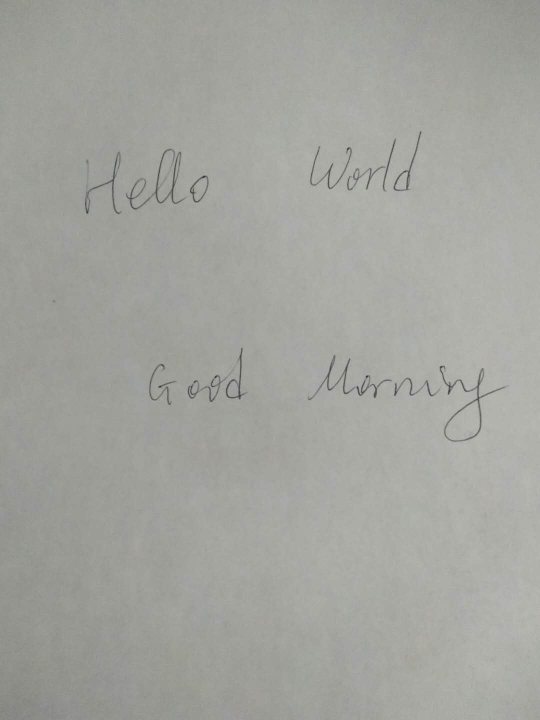
#> input picture src/Inputs/Hello World Good Morning.jpg, 1080 x 1440 px, found by its file name (shown at 1/2 size)
$ jupyter execute --allow-errors simple_rough_text_detection.ipynb   (older library calls are emulated)
#> lines starting #> are read from the running program, lines starting #| are printed output that depends on the picture; after the words box and inside, x2 and y2 are one past the last pixel; in counts of white or black regions, pixels touching at a corner belong together; long printed decimals are rounded
#> further down, img is the input picture: shape (1440, 1080, 3); mean B, G, R 158.2, 163.9, 162.9
[cell 1]
import os
import cv2
from PIL import Image
import numpy as np
from wordsegmentation.WordSegmentation import *

[cell 2]
#path='/root/WordSegmentationRecognitionPipeline/src/Inputs/'+'twolines.jpg'
path='/root/WordSegmentationRecognitionPipeline/src/Inputs/'+'Hello World Good Morning.jpg'
#path='/root/WordSegmentationRecognitionPipeline/src/Inputs/'+'Hello World Small.jpg'
#path='/root/WordSegmentationRecognitionPipeline/src/Inputs/'+'sentences.jpg'
#path='/root/WordSegmentationRecognitionPipeline/src/Inputs/'+'handwritten long.jpg'

[cell 3]
cv2.THRESH_BINARY

[cell 4]
def order_points(pts):
	# initialzie a list of coordinates that will be ordered
	# such that the first entry in the list is the top-left,
	# the second entry is the top-right, the third is the
	# bottom-right, and the fourth is the bottom-left
	rect = np.zeros((4, 2), dtype = "float32")

	# the top-left point will have the smallest sum, whereas
	# the bottom-right point will have the largest sum
	s = pts.sum(axis = 1)
	rect[0] = pts[np.argmin(s)]
	rect[2] = pts[np.argmax(s)]

	# now, compute the difference between the points, the
	# top-right point will have the smallest difference,
	# whereas the bottom-left will have the largest difference
	diff = np.diff(pts, axis = 1)
	rect[1] = pts[np.argmin(diff)]
	rect[3] = pts[np.argmax(diff)]

	# return the ordered coordinates
	return rect

def four_point_transform(image, pts):
	# obtain a consistent order of the points and unpack them
	# individually
	rect = order_points(pts)
	(tl, tr, br, bl) = rect

	# compute the width of the new image, which will be the
	# maximum distance between bottom-right and bottom-left
	# x-coordiates or the top-right and top-left x-coordinates
	widthA = np.sqrt(((br[0] - bl[0]) ** 2) + ((br[1] - bl[1]) ** 2))
	widthB = np.sqrt(((tr[0] - tl[0]) ** 2) + ((tr[1] - tl[1]) ** 2))
	maxWidth = max(int(widthA), int(widthB))

	# compute the height of the new image, which will be the
	# maximum distance between the top-right and bottom-right
	# y-coordinates or the top-left and bottom-left y-coordinates
	heightA = np.sqrt(((tr[0] - br[0]) ** 2) + ((tr[1] - br[1]) ** 2))
	heightB = np.sqrt(((tl[0] - bl[0]) ** 2) + ((tl[1] - bl[1]) ** 2))
	maxHeight = max(int(heightA), int(heightB))

	# now that we have the dimensions of the new image, construct
	# the set of destination points to obtain a "birds eye view",
	# (i.e. top-down view) of the image, again specifying points
	# in the top-left, top-right, bottom-right, and bottom-left
	# order
	dst = np.array([
		[0, 0],
		[maxWidth - 1, 0],
		[maxWidth - 1, maxHeight - 1],
		[0, maxHeight - 1]], dtype = "float32")

	# compute the perspective transform matrix and then apply it
	M = cv2.getPerspectiveTransform(rect, dst)
	warped = cv2.warpPerspective(image, M, (maxWidth, maxHeight))

	# return the warped image
	return warped

[cell 5]
def preprocess(gray):
    # 1. Sobel算子，x方向求梯度
    sobel = cv2.Sobel(gray, cv2.CV_8U, 1, 0, ksize = 3)
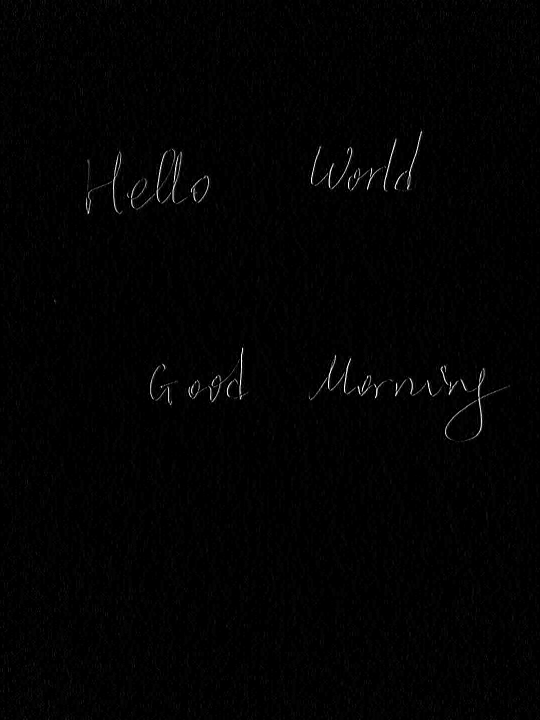
#> sobel: shape (1440, 1080) (shown at 1/2 size); min 0, max 255, mean 2.5
    # 2. 二值化
    ret, binary = cv2.threshold(sobel, 200, 255, cv2.THRESH_OTSU+cv2.THRESH_BINARY) # second 0
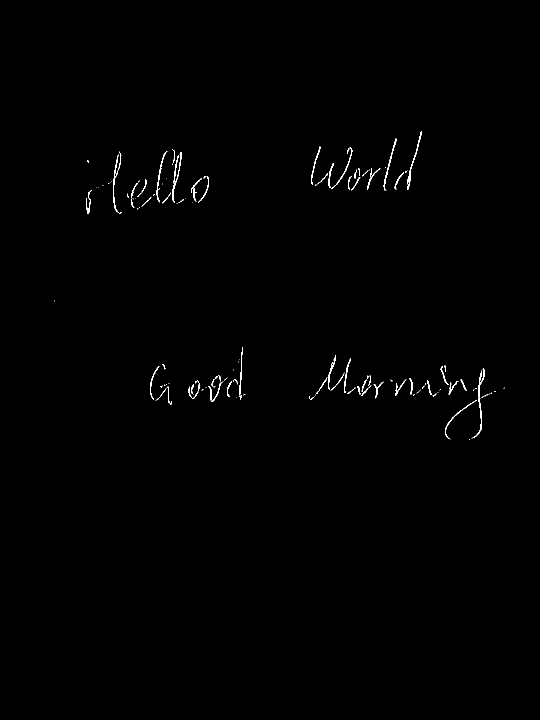
#> binary: shape (1440, 1080) (shown at 1/2 size); 0.44% white in thin lines or dots, all inside (x1, y1, x2, y2) = (109, 262, 1009, 879)
#> ret = 87
    #binary=255-gray
    # 3. 膨胀和腐蚀操作的核函数
    element1 = cv2.getStructuringElement(cv2.MORPH_RECT, (30, 9))
    element2 = cv2.getStructuringElement(cv2.MORPH_RECT, (24, 6))

    # 4. 膨胀一次，让轮廓突出
    dilation = cv2.dilate(binary, element2, iterations = 2) #1
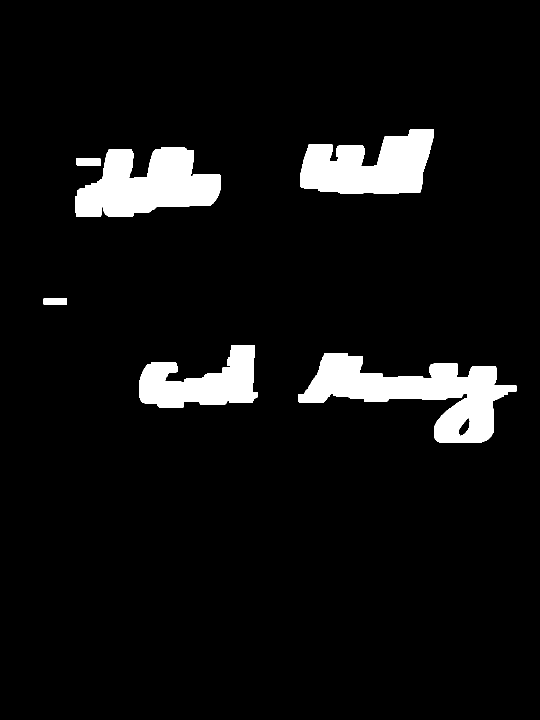
#> dilation: shape (1440, 1080) (shown at 1/2 size); 6.6% white; 6 white regions, box (x1, y1, x2, y2) and area: (596, 706, 1033, 885) 32925, (150, 294, 442, 434) 26995, (600, 258, 868, 388) 24062, (278, 691, 515, 816) 17575, (153, 316, 201, 332) 765, (87, 597, 134, 609) 564

    # 5. 腐蚀一次，去掉细节，如表格线等。注意这里去掉的是竖直的线
    erosion = cv2.erode(dilation, element1, iterations = 1)
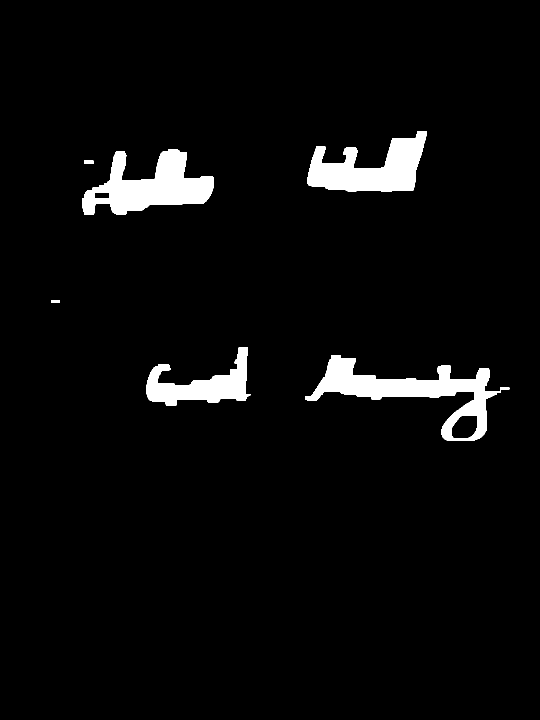
#> erosion: shape (1440, 1080) (shown at 1/2 size); 4.1% white; 6 white regions, box (x1, y1, x2, y2) and area: (611, 710, 1019, 881) 19410, (165, 298, 428, 430) 17919, (615, 262, 854, 384) 15995, (293, 695, 501, 812) 10519, (168, 320, 187, 328) 149, (102, 601, 120, 605) 72

    # 6. 再次膨胀，让轮廓明显一些
    dilation2 = cv2.dilate(erosion, element2, iterations = 3)
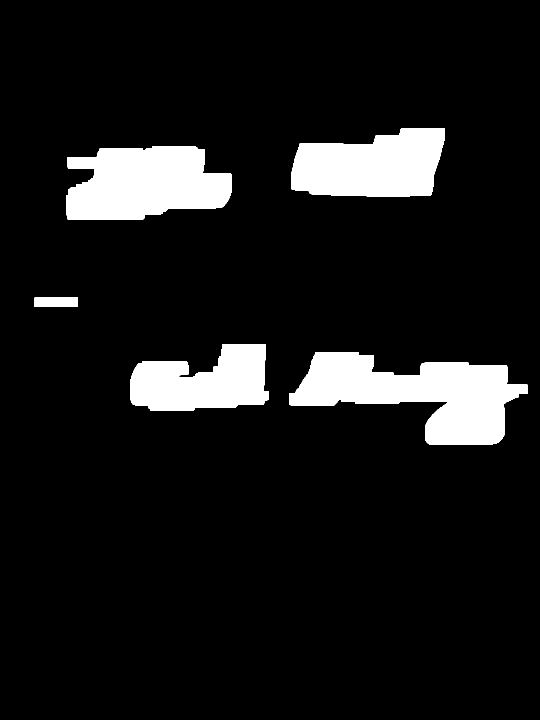
#> dilation2: shape (1440, 1080) (shown at 1/2 size); 9.4% white; 5 white regions

    # 7. 存储中间图片
    cv2.imwrite("binary.png", binary)
    cv2.imwrite("dilation.png", dilation)
    cv2.imwrite("erosion.png", erosion)
    cv2.imwrite("dilation2.png", dilation2)

    return dilation2
def findTextRegion(img):
    region = []

    # 1. 查找轮廓
    contours, hierarchy = cv2.findContours(img, cv2.RETR_TREE, cv2.CHAIN_APPROX_SIMPLE)
#> contours = 5 contours; box (x1, y1, x2, y2) and area: (578, 704, 1055, 890) 46284, (132, 292, 464, 439) 37838, (582, 256, 890, 393) 32738, (260, 689, 537, 821) 26044, (69, 595, 156, 614) 1548

    # 2. 筛选那些面积小的
    for i in range(len(contours)):
        cnt = contours[i]
        # 计算该轮廓的面积
        area = cv2.contourArea(cnt)

        # 面积小的都筛选掉
        if(area < 2000):
            continue

        # 轮廓近似，作用很小
        epsilon = 0.001 * cv2.arcLength(cnt, True)
        approx = cv2.approxPolyDP(cnt, epsilon, True)

        # 找到最小的矩形，该矩形可能有方向
        rect = cv2.minAreaRect(cnt)
        #print "rect is: "
        #print rect

        # box是四个点的坐标
        box = cv2.boxPoints(rect)
        box = np.int0(box)

        # 计算高和宽
        height = abs(box[0][1] - box[2][1])
        width = abs(box[0][0] - box[2][0])

        # 筛选那些太细的矩形，留下扁的
        if(height > width * 1.2):
            continue

        region.append(box)
#> this loop made 5 passes
#> (area, epsilon, rect, box, height, width) on passes 1, 2, 4: (46284, 1.43, ((814.9, 798.9), (171.7, 474.3), -84.98), [[1043, 905], [571, 863], [586, 692], [1058, 734]], 213, 457), (26044.5, 0.885, ((396.4, 755.9), (278, 126.6), -4.09), [[262, 828], [253, 702], [530, 682], [539, 809]], 146, 268), (37837.5, 1.03, ((297.5, 365), (146, 331), -90), [[463, 438], [132, 438], [132, 292], [463, 292]], 146, 331)
#> after the loop, region = [[[1043, 905], [571, 863], [586, 692], [1058, 734]], [[262, 828], [253, 702], [530, 682], [539, 809]], [[463, 438], [132, 438], [132, 292], [463, 292]], [[889, 392], [582, 392], [582, 256], [889, 256]]]

    return region
def detect(img):
    image_list=[]
    # 1.  转化成灰度图
    img_copy=img.copy()
    gray = cv2.cvtColor(img, cv2.COLOR_BGR2GRAY)

    # 2. 形态学变换的预处理，得到可以查找矩形的图片
    dilation = preprocess(gray)

    # 3. 查找和筛选文字区域
    region = findTextRegion(dilation)
    #region=non_max_suppression_merge(region)

    # 4. 用绿线画出这些找到的轮廓
    for box in region:
        cv2.drawContours(img_copy, [box], 0, (0, 255, 0), 2)
        #print(box)
        image_list.append(four_point_transform(img,box))
#> this loop made 4 passes
#> (box, widthA in four_point_transform, widthB in four_point_transform, maxWidth in four_point_transform, heightA in four_point_transform, heightB in four_point_transform) on passes 1 to 3: ([[1043, 905], [571, 863], [586, 692], [1058, 734]], 473.9, 473.9, 473, 171.7, 171.7), ([[262, 828], [253, 702], [530, 682], [539, 809]], 277.7, 277.7, 277, 127.3, 126.3), ([[463, 438], [132, 438], [132, 292], [463, 292]], 331, 331, 331, 146, 146)
#> pass 1, in four_point_transform, `warped = cv2.warpPerspective(image, M, (maxWidth, maxHeight))`:
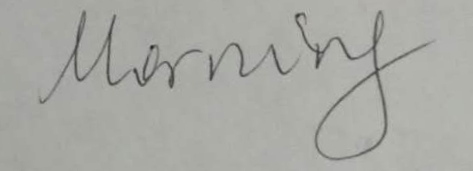
#> warped: shape (171, 473, 3); mean B, G, R 164.2, 169.5, 168.7
#> pass 2, in four_point_transform (call 2), `warped = cv2.warpPerspective(image, M, (maxWidth, maxHeight))`:
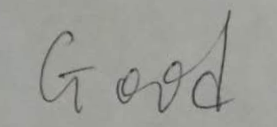
#> warped: shape (127, 277, 3); mean B, G, R 151.3, 156.7, 155.8
#> pass 3, in four_point_transform (call 3), `warped = cv2.warpPerspective(image, M, (maxWidth, maxHeight))`:
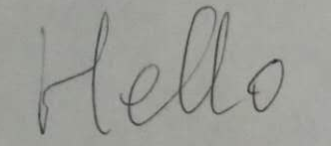
#> warped: shape (146, 331, 3); mean B, G, R 151.6, 157, 156
#> after the loop:
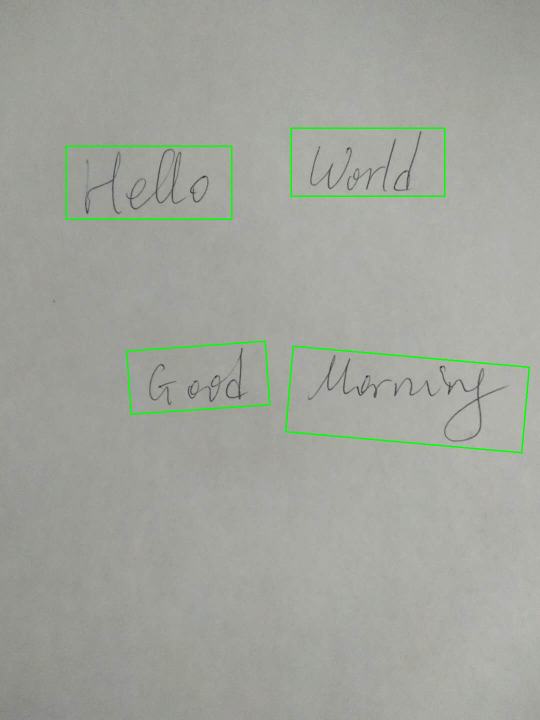
#> img_copy: shape (1440, 1080, 3) (shown at 1/2 size); 0.76% of pixels changed, all inside (x1, y1, x2, y2) = (131, 255, 1060, 907)
#> after the loop, image_list = 4 items
    return img_copy, image_list
# [8 lines of commented-out code are left out]

#> (a cell that did not finish here is left out)

#> (a cell that did not finish here is left out)

[cell 8]
img=cv2.imread(path)

[cell 9]
img_dtct,img_list=detect(img)
#> img_list = 4 items

#> (a cell that did not finish here is left out)

[cell 11]
small=img_list[0]#cv2.cvtColor(four_point_transform(img,boxes[0]), cv2.COLOR_BGR2GRAY)

[cell 12]
n=0
h,w,_=img_list[2].shape
print(w/h)
#| 2.267

$ run again, with src/Inputs/sentences.jpg copied over src/Inputs/Hello World Good Morning.jpg
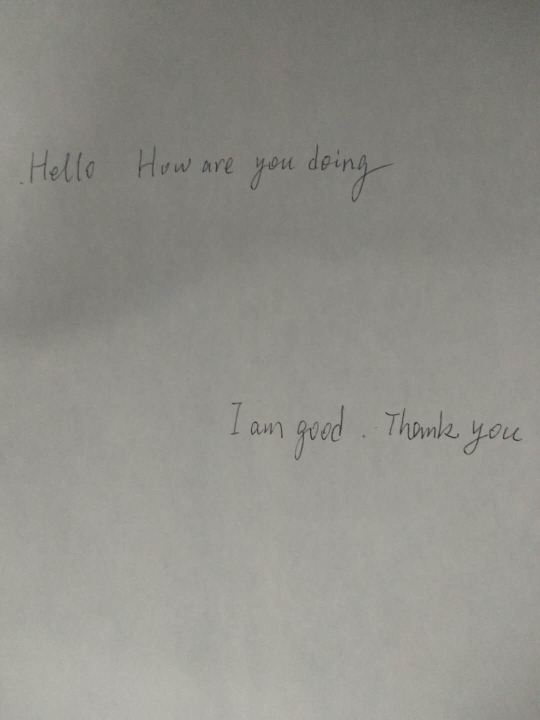
#> input picture src/Inputs/sentences.jpg, 1080 x 1440 px, found by its file name (shown at 1/2 size)
#> img is the input picture: shape (1440, 1080, 3); mean B, G, R 137.3, 143.7, 144.1
#> in preprocess, `ret, binary = cv2.threshold(sobel, 200, 255, cv2.THRESH_OTSU+cv2.THRES..`:
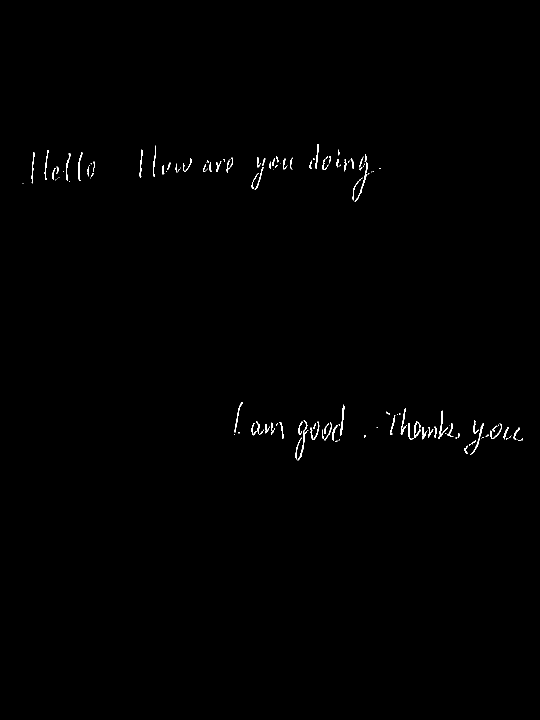
#> binary: shape (1440, 1080) (shown at 1/2 size); 0.41% white in thin lines or dots, all inside (x1, y1, x2, y2) = (45, 288, 1046, 921)
#> ret = 68
#> dilation: shape (1440, 1080); 5% white; 5 white regions, box (x1, y1, x2, y2) and area: (731, 812, 1070, 916) 18821, (481, 284, 785, 410) 18467, (446, 800, 755, 927) 18404, (23, 296, 214, 373) 11603, (257, 287, 490, 361) 11050
#> erosion: shape (1440, 1080); 3.1% white; 5 white regions, box (x1, y1, x2, y2) and area: (746, 816, 1056, 912) 11969, (461, 804, 741, 923) 11032, (496, 288, 771, 406) 10894, (38, 300, 200, 369) 7913, (272, 291, 476, 357) 6850
#> dilation2: shape (1440, 1080); 7.2% white; 3 white regions
#> contours = 4 contours; box (x1, y1, x2, y2) and area: (428, 798, 1080, 932) 52070, (239, 282, 807, 415) 41648, (5, 294, 236, 378) 16115, (732, 837, 746, 849) 116
#> the loop in findTextRegion, `for i in range(len(contours)):` made 4 passes
#> (area, epsilon, rect, box, height, width) on passes 1, 3, 4: (52070, 1.69, ((753.7, 869.7), (132.3, 651.5), -88.58), [[1077, 943], [426, 927], [429, 795], [1080, 811]], 148, 648), (16115, 0.614, ((120, 335.5), (83, 230), -90), [[235, 377], [5, 377], [5, 294], [235, 294]], 83, 230), (41648.5, 1.53, ((522.5, 348), (132, 567), -90), [[806, 414], [239, 414], [239, 282], [806, 282]], 132, 567)
#> after the loop in findTextRegion, `for i in range(len(contours)):`: region = [[[1077, 943], [426, 927], [429, 795], [1080, 811]], [[235, 377], [5, 377], [5, 294], [235, 294]], [[806, 414], [239, 414], [239, 282], [806, 282]]]
#> the loop in detect, `for box in region:` made 3 passes
#> (box, widthA in four_point_transform, widthB in four_point_transform, maxWidth in four_point_transform, heightA in four_point_transform, heightB in four_point_transform) on passes 1 to 3: ([[1077, 943], [426, 927], [429, 795], [1080, 811]], 651.2, 651.2, 651, 132, 132), ([[235, 377], [5, 377], [5, 294], [235, 294]], 230, 230, 230, 83, 83), ([[806, 414], [239, 414], [239, 282], [806, 282]], 567, 567, 567, 132, 132)
#> after the loop in detect, `for box in region:`:
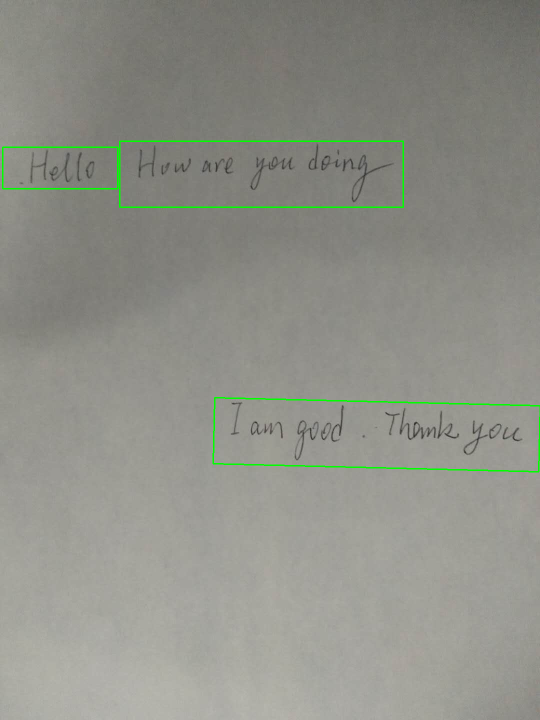
#> img_copy: shape (1440, 1080, 3) (shown at 1/2 size); 0.69% of pixels changed, all inside (x1, y1, x2, y2) = (4, 281, 1080, 945)
#> after the loop in detect, `for box in region:`: image_list = 3 items
#| 4.295

$ run again, with src/Inputs/Hello World Small.jpg copied over src/Inputs/Hello World Good Morning.jpg
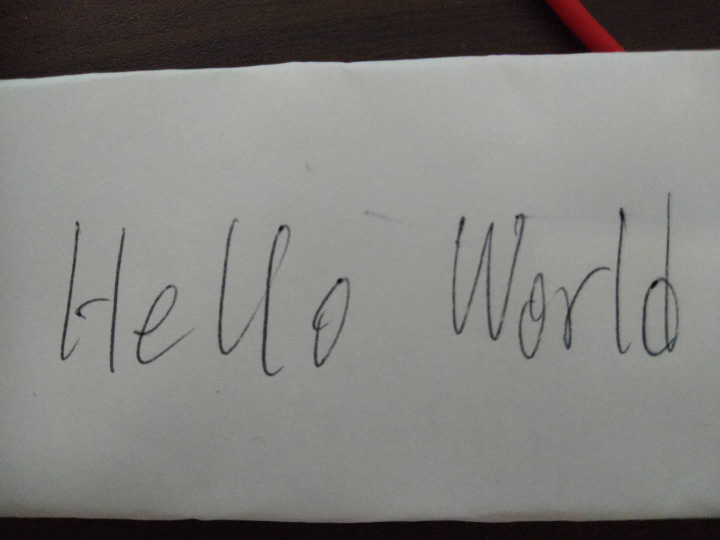
#> input picture src/Inputs/Hello World Small.jpg, 1440 x 1080 px, found by its file name (shown at 1/2 size)
#> img is the input picture: shape (1080, 1440, 3); mean B, G, R 125.1, 128.5, 129
#> in preprocess, `ret, binary = cv2.threshold(sobel, 200, 255, cv2.THRESH_OTSU+cv2.THRES..`:
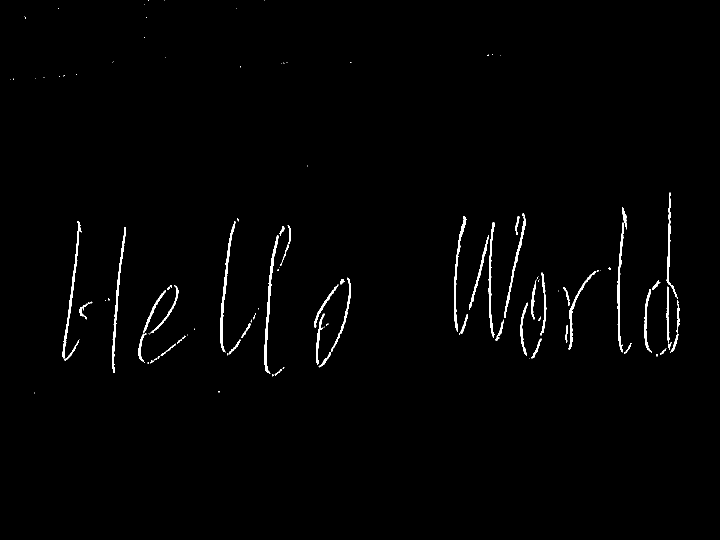
#> binary: shape (1080, 1440) (shown at 1/2 size); 1.1% white; 126 white regions (73 under 20 px), largest, box (x1, y1, x2, y2) and area: (528, 470, 558, 747) 1248, (440, 442, 472, 704) 1130, (224, 454, 252, 746) 1116
#> ret = 64
#> dilation: shape (1080, 1440); 14.1% white; 22 white regions, largest, box (x1, y1, x2, y2) and area: (886, 381, 1383, 724) 104453, (418, 433, 606, 759) 36454, (103, 438, 276, 752) 32877
#> erosion: shape (1080, 1440); 7.6% white; 22 white regions, largest, box (x1, y1, x2, y2) and area: (901, 385, 1369, 720) 65546, (433, 437, 592, 755) 18134, (118, 442, 262, 748) 14446
#> dilation2: shape (1080, 1440); 21.4% white; 16 white regions
#> contours = 20 contours, 1 with area under 20; largest, box (x1, y1, x2, y2) and area: (85, 431, 748, 764) 158057, (868, 379, 1405, 729) 141164, (0, 142, 199, 171) 4148, (9, 10, 163, 49) 3372, (440, 119, 621, 146) 3347
#> the loop in findTextRegion, `for i in range(len(contours)):` made 20 passes
#> (area, epsilon, rect, box, height, width) on passes 3, 7, 10: (158057, 2.93, ((417.2, 594.9), (332.3, 659.7), -88.74), [[743, 768], [83, 753], [91, 421], [750, 436]], 347, 652), (141164, 2.23, ((1134.7, 554.8), (536.4, 345.1), -1.12), [[869, 732], [863, 387], [1399, 377], [1406, 722]], 355, 530), (4148, 0.445, ((98.97, 155.6), (199.4, 25.39), -3.75), [[0, 174], [-1, 149], [197, 136], [199, 161]], 38, 197)
#> after the loop in findTextRegion, `for i in range(len(contours)):`: region = 8 items
#> the loop in detect, `for box in region:` made 8 passes
#> (box, widthA in four_point_transform, widthB in four_point_transform, maxWidth in four_point_transform, heightA in four_point_transform, heightB in four_point_transform) on passes 1 to 3: ([[743, 768], [83, 753], [91, 421], [750, 436]], 660.2, 659.2, 660, 332.1, 332.1), ([[869, 732], [863, 387], [1399, 377], [1406, 722]], 537.1, 536.1, 537, 345.1, 345.1), ([[0, 174], [-1, 149], [197, 136], [199, 161]], 199.4, 198.4, 199, 25.08, 25.02)
#> after the loop in detect, `for box in region:`:
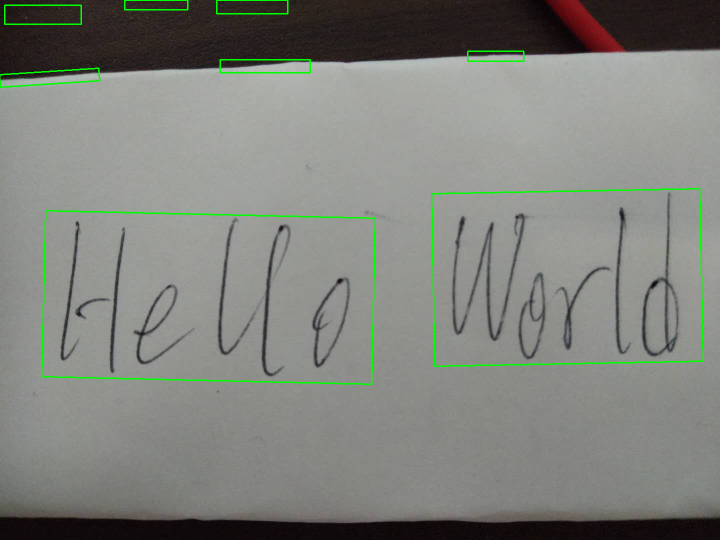
#> img_copy: shape (1080, 1440, 3) (shown at 1/2 size); 1.11% of pixels changed, all inside (x1, y1, x2, y2) = (0, 0, 1408, 770)
#| 7.96
